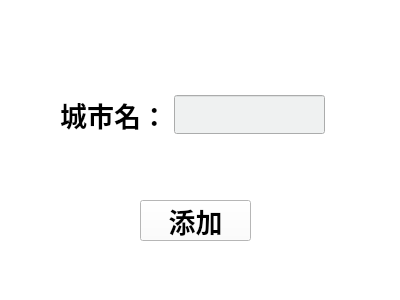
<?xml version="1.0" encoding="UTF-8"?>
<ui version="4.0">
 <class>AddWindow</class>
 <widget class="QWidget" name="AddWindow">
  <property name="geometry">
   <rect>
    <x>0</x>
    <y>0</y>
    <width>400</width>
    <height>300</height>
   </rect>
  </property>
  <property name="windowTitle">
   <string>Form</string>
  </property>
  <property name="styleSheet">
   <string notr="true">
color: rgb(0, 0, 0);
background-color: rgb(255, 255, 255);</string>
  </property>
  <widget class="QWidget" name="widget_2" native="true">
   <property name="geometry">
    <rect>
     <x>60</x>
     <y>90</y>
     <width>265</width>
     <height>49</height>
    </rect>
   </property>
   <layout class="QHBoxLayout" name="horizontalLayout">
    <item>
     <widget class="QLabel" name="CityLable">
      <property name="font">
       <font>
        <pointsize>20</pointsize>
        <bold>true</bold>
       </font>
      </property>
      <property name="text">
       <string>城市名：</string>
      </property>
      <property name="alignment">
       <set>Qt::AlignCenter</set>
      </property>
     </widget>
    </item>
    <item>
     <widget class="QLineEdit" name="targetEdit">
      <property name="font">
       <font>
        <pointsize>20</pointsize>
        <bold>false</bold>
       </font>
      </property>
      <property name="styleSheet">
       <string notr="true">background-color: rgb(239, 241, 241);</string>
      </property>
     </widget>
    </item>
   </layout>
  </widget>
  <widget class="QPushButton" name="addBtn">
   <property name="geometry">
    <rect>
     <x>140</x>
     <y>200</y>
     <width>111</width>
     <height>41</height>
    </rect>
   </property>
   <property name="font">
    <font>
     <pointsize>20</pointsize>
     <bold>true</bold>
    </font>
   </property>
   <property name="text">
    <string>添加</string>
   </property>
  </widget>
 </widget>
 <resources/>
 <connections/>
</ui>
